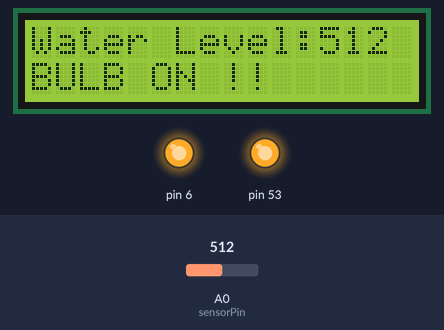
The sketch below on a simulated Arduino Mega 2560, built with avr-gcc and run on an emulated ATmega2560. On the bench: 16×2 character LCD, output pins drawn as LEDs (lit = HIGH). The inputs (shaded band) are chosen by the test bench; at power-on: A0 (sensorPin) = 512. Pins used as bus, display or sensor lines are not drawn; what the sketch prints to the serial monitor is not drawn.

Above: at 1.2 s.
1.3 s: A0 (sensorPin) set to 414
At 12.7 s:
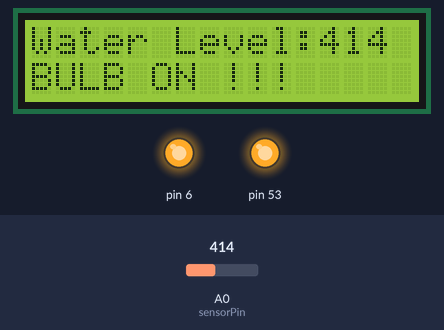
13.1 s: A0 (sensorPin) set to 390
At 22.8 s:
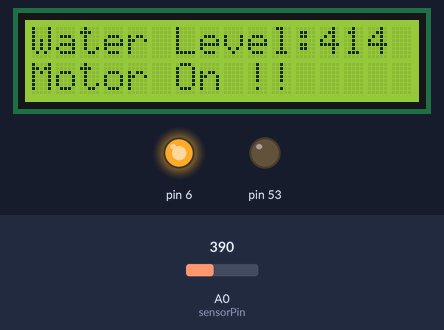
24.6 s: A0 (sensorPin) set to 410
At 31.4 s:
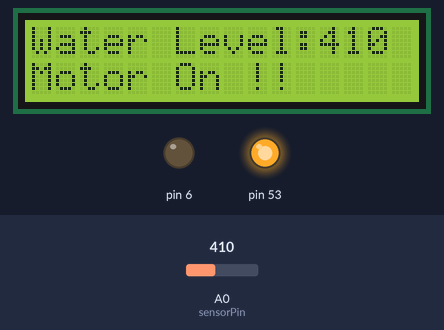
Timing chart, 0 to 38.3 s (numbered marks = the images above; inputs shaded):
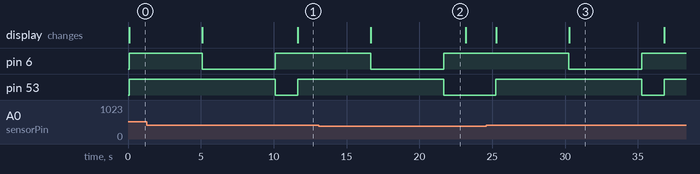

Measured:
- the behaviour switches between 401 and 400 on A0 (sensorPin) (found by bisection; images 1 and 2)
- after the input at 13.1 s, pin 53: goes on until 21.7 s, then stays LOW
- after the input at 24.6 s, pin 6: HIGH → LOW after 5.7 s, → HIGH 5.0 s later; pin 53: LOW → HIGH after 0.66 s, → LOW 10.0 s later, → HIGH 1.5 s later; the display: first changes after 0.67 s (image 3 shows a later state)
- what the display in image 2 shows lasts 6.5 s, from 16.7 s to 23.2 s

The sketch:

Beaker.ino
```cpp
// Sensor pins
#define sensorPower 7
#define sensorPin A0

// Value for storing water level
int val = 0;
#include <LiquidCrystal_I2C.h>

LiquidCrystal_I2C lcd(0x27,16,2);
void setup() {
	// Set D7 as an OUTPUT
   lcd.init();
  lcd.clear();
  lcd.backlight();
	pinMode(sensorPower, OUTPUT);

	// Set to LOW so no power flows through the sensor
	digitalWrite(sensorPower, LOW);
	pinMode(6,OUTPUT);
  pinMode(53,OUTPUT);
	Serial.begin(9600);
}

void loop() {
	//get the reading from the function below and print it
	int level = readSensor();

	Serial.print("Water level: ");
  // level = 12;
	Serial.println(level);
	lcd.setCursor(0,0);   //Set cursor to character 2 on line 0
  lcd.print("Water Level:");

  // lcd.setCursor(2,1);   //Move cursor to character 2 on line 1
  lcd.print(level);
  if(level>400){
    digitalWrite(53,HIGH);
    lcd.setCursor(0,1);
    lcd.print("BULB ON !!");
    digitalWrite(6,HIGH);
    delay(5000);
    digitalWrite(6,LOW);
    digitalWrite(53,HIGH);
    lcd.setCursor(0,1);
    lcd.print("Motor On !!");
    delay(5000);
    digitalWrite(6,HIGH);
    digitalWrite(53,LOW);
    delay(500);
  }else{
    digitalWrite(6,HIGH);
    lcd.setCursor(0,1);
    lcd.print("Motor OFF!");
    digitalWrite(53,LOW);
  }
	delay(1000);
}

//This is a function used to get the reading
int readSensor() {
	digitalWrite(sensorPower, HIGH);	// Turn the sensor ON
	delay(10);							// wait 10 milliseconds
	val = analogRead(sensorPin);		// Read the analog value form sensor
	digitalWrite(sensorPower, LOW);		// Turn the sensor OFF
	return val;							// send current reading
}
```
